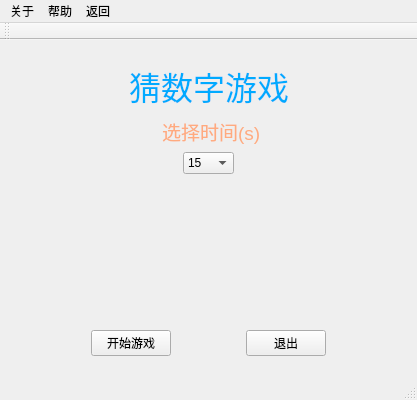
<?xml version="1.0" encoding="UTF-8"?>
<ui version="4.0">
 <class>MainWindow</class>
 <widget class="QMainWindow" name="MainWindow">
  <property name="geometry">
   <rect>
    <x>0</x>
    <y>0</y>
    <width>417</width>
    <height>400</height>
   </rect>
  </property>
  <property name="minimumSize">
   <size>
    <width>417</width>
    <height>400</height>
   </size>
  </property>
  <property name="maximumSize">
   <size>
    <width>417</width>
    <height>400</height>
   </size>
  </property>
  <property name="windowTitle">
   <string>MainWindow</string>
  </property>
  <widget class="QWidget" name="centralWidget">
   <layout class="QVBoxLayout" name="verticalLayout_5">
    <item>
     <widget class="QStackedWidget" name="stackedWidget">
      <property name="currentIndex">
       <number>1</number>
      </property>
      <widget class="QWidget" name="page_3">
       <layout class="QGridLayout" name="gridLayout_4">
        <item row="0" column="0">
         <widget class="QLabel" name="label_3">
          <property name="text">
           <string/>
          </property>
          <property name="scaledContents">
           <bool>true</bool>
          </property>
         </widget>
        </item>
       </layout>
      </widget>
      <widget class="QWidget" name="page">
       <layout class="QVBoxLayout" name="verticalLayout_2">
        <item>
         <layout class="QHBoxLayout" name="horizontalLayout">
          <item>
           <spacer name="horizontalSpacer">
            <property name="orientation">
             <enum>Qt::Horizontal</enum>
            </property>
            <property name="sizeHint" stdset="0">
             <size>
              <width>98</width>
              <height>20</height>
             </size>
            </property>
           </spacer>
          </item>
          <item>
           <widget class="QLabel" name="label">
            <property name="text">
             <string>&lt;html&gt;&lt;head/&gt;&lt;body&gt;&lt;p&gt;&lt;span style=&quot; font-size:24pt; color:#00aaff;&quot;&gt;猜数字游戏&lt;/span&gt;&lt;/p&gt;&lt;/body&gt;&lt;/html&gt;</string>
            </property>
           </widget>
          </item>
          <item>
           <spacer name="horizontalSpacer_2">
            <property name="orientation">
             <enum>Qt::Horizontal</enum>
            </property>
            <property name="sizeHint" stdset="0">
             <size>
              <width>58</width>
              <height>20</height>
             </size>
            </property>
           </spacer>
          </item>
         </layout>
        </item>
        <item>
         <layout class="QHBoxLayout" name="horizontalLayout_2">
          <item>
           <spacer name="horizontalSpacer_3">
            <property name="orientation">
             <enum>Qt::Horizontal</enum>
            </property>
            <property name="sizeHint" stdset="0">
             <size>
              <width>40</width>
              <height>20</height>
             </size>
            </property>
           </spacer>
          </item>
          <item>
           <widget class="QWidget" name="widget" native="true"/>
          </item>
          <item>
           <widget class="QLabel" name="label_2">
            <property name="text">
             <string>&lt;html&gt;&lt;head/&gt;&lt;body&gt;&lt;p&gt;&lt;span style=&quot; font-size:14pt; color:#ffaa7f;&quot;&gt;选择时间(s)&lt;/span&gt;&lt;/p&gt;&lt;/body&gt;&lt;/html&gt;</string>
            </property>
           </widget>
          </item>
          <item>
           <spacer name="horizontalSpacer_4">
            <property name="orientation">
             <enum>Qt::Horizontal</enum>
            </property>
            <property name="sizeHint" stdset="0">
             <size>
              <width>40</width>
              <height>20</height>
             </size>
            </property>
           </spacer>
          </item>
         </layout>
        </item>
        <item>
         <layout class="QHBoxLayout" name="horizontalLayout_3">
          <item>
           <spacer name="horizontalSpacer_5">
            <property name="orientation">
             <enum>Qt::Horizontal</enum>
            </property>
            <property name="sizeHint" stdset="0">
             <size>
              <width>148</width>
              <height>20</height>
             </size>
            </property>
           </spacer>
          </item>
          <item>
           <widget class="QComboBox" name="comboBox">
            <item>
             <property name="text">
              <string notr="true">15</string>
             </property>
            </item>
            <item>
             <property name="text">
              <string>30</string>
             </property>
            </item>
            <item>
             <property name="text">
              <string>45</string>
             </property>
            </item>
            <item>
             <property name="text">
              <string>60</string>
             </property>
            </item>
            <item>
             <property name="text">
              <string>75</string>
             </property>
            </item>
            <item>
             <property name="text">
              <string>90</string>
             </property>
            </item>
            <item>
             <property name="text">
              <string>120</string>
             </property>
            </item>
            <item>
             <property name="text">
              <string>150</string>
             </property>
            </item>
           </widget>
          </item>
          <item>
           <spacer name="horizontalSpacer_6">
            <property name="orientation">
             <enum>Qt::Horizontal</enum>
            </property>
            <property name="sizeHint" stdset="0">
             <size>
              <width>125</width>
              <height>23</height>
             </size>
            </property>
           </spacer>
          </item>
         </layout>
        </item>
        <item>
         <layout class="QVBoxLayout" name="verticalLayout">
          <item>
           <spacer name="verticalSpacer">
            <property name="orientation">
             <enum>Qt::Vertical</enum>
            </property>
            <property name="sizeHint" stdset="0">
             <size>
              <width>20</width>
              <height>68</height>
             </size>
            </property>
           </spacer>
          </item>
          <item>
           <layout class="QHBoxLayout" name="horizontalLayout_4">
            <item>
             <spacer name="horizontalSpacer_7">
              <property name="orientation">
               <enum>Qt::Horizontal</enum>
              </property>
              <property name="sizeHint" stdset="0">
               <size>
                <width>37</width>
                <height>23</height>
               </size>
              </property>
             </spacer>
            </item>
            <item>
             <widget class="QPushButton" name="pushButton">
              <property name="text">
               <string>开始游戏</string>
              </property>
             </widget>
            </item>
            <item>
             <spacer name="horizontalSpacer_8">
              <property name="orientation">
               <enum>Qt::Horizontal</enum>
              </property>
              <property name="sizeHint" stdset="0">
               <size>
                <width>37</width>
                <height>23</height>
               </size>
              </property>
             </spacer>
            </item>
            <item>
             <widget class="QPushButton" name="pushButton_2">
              <property name="text">
               <string>退出</string>
              </property>
             </widget>
            </item>
            <item>
             <spacer name="horizontalSpacer_9">
              <property name="orientation">
               <enum>Qt::Horizontal</enum>
              </property>
              <property name="sizeHint" stdset="0">
               <size>
                <width>37</width>
                <height>23</height>
               </size>
              </property>
             </spacer>
            </item>
           </layout>
          </item>
         </layout>
        </item>
       </layout>
      </widget>
      <widget class="QWidget" name="page_4">
       <layout class="QGridLayout" name="gridLayout_2">
        <item row="0" column="0">
         <widget class="QLabel" name="label_4">
          <property name="text">
           <string>TextLabel</string>
          </property>
         </widget>
        </item>
       </layout>
      </widget>
      <widget class="QWidget" name="page_5">
       <layout class="QGridLayout" name="gridLayout_3">
        <item row="0" column="0">
         <widget class="QTextBrowser" name="textBrowser">
          <property name="html">
           <string>&lt;!DOCTYPE HTML PUBLIC &quot;-//W3C//DTD HTML 4.0//EN&quot; &quot;http://www.w3.org/TR/REC-html40/strict.dtd&quot;&gt;
&lt;html&gt;&lt;head&gt;&lt;meta name=&quot;qrichtext&quot; content=&quot;1&quot; /&gt;&lt;style type=&quot;text/css&quot;&gt;
p, li { white-space: pre-wrap; }
&lt;/style&gt;&lt;/head&gt;&lt;body style=&quot; font-family:'Sans Serif'; font-size:9pt; font-weight:400; font-style:normal;&quot;&gt;
&lt;p style=&quot; margin-top:0px; margin-bottom:0px; margin-left:0px; margin-right:0px; -qt-block-indent:0; text-indent:0px;&quot;&gt;&lt;span style=&quot; font-size:18pt;&quot;&gt;                               &lt;/span&gt;&lt;/p&gt;
&lt;p style=&quot; margin-top:0px; margin-bottom:0px; margin-left:0px; margin-right:0px; -qt-block-indent:0; text-indent:0px;&quot;&gt;&lt;span style=&quot; font-size:18pt; color:#00aaff;&quot;&gt;                                声明&lt;/span&gt;&lt;/p&gt;
&lt;p style=&quot; margin-top:0px; margin-bottom:0px; margin-left:0px; margin-right:0px; -qt-block-indent:0; text-indent:0px;&quot;&gt;&lt;span style=&quot; font-size:18pt;&quot;&gt;   &lt;/span&gt;&lt;span style=&quot; font-size:18pt; color:#00ffff;&quot;&gt;制作游戏纯属学习QT和个人爱好&lt;/span&gt;&lt;/p&gt;
&lt;p style=&quot; margin-top:0px; margin-bottom:0px; margin-left:0px; margin-right:0px; -qt-block-indent:0; text-indent:0px;&quot;&gt;&lt;span style=&quot; font-size:18pt;&quot;&gt;                        &lt;/span&gt;&lt;span style=&quot; font-size:18pt; color:#55007f;&quot;&gt;作者：wwk&lt;/span&gt;&lt;/p&gt;
&lt;p style=&quot; margin-top:0px; margin-bottom:0px; margin-left:0px; margin-right:0px; -qt-block-indent:0; text-indent:0px;&quot;&gt;&lt;span style=&quot; font-size:18pt;&quot;&gt;       &lt;/span&gt;&lt;span style=&quot; font-size:18pt; color:#ffaa7f;&quot;&gt;个人网站&lt;/span&gt;&lt;span style=&quot; font-size:18pt;&quot;&gt;：&lt;/span&gt;&lt;a href=&quot;www.kaiww.club&quot;&gt;&lt;span style=&quot; font-size:18pt; text-decoration: underline; color:#0000ff;&quot;&gt;www.kaiww.club&lt;/span&gt;&lt;/a&gt;&lt;/p&gt;&lt;/body&gt;&lt;/html&gt;</string>
          </property>
         </widget>
        </item>
       </layout>
      </widget>
      <widget class="QWidget" name="page_6">
       <layout class="QGridLayout" name="gridLayout_5">
        <item row="0" column="0">
         <widget class="QTextBrowser" name="textBrowser_2">
          <property name="html">
           <string>&lt;!DOCTYPE HTML PUBLIC &quot;-//W3C//DTD HTML 4.0//EN&quot; &quot;http://www.w3.org/TR/REC-html40/strict.dtd&quot;&gt;
&lt;html&gt;&lt;head&gt;&lt;meta name=&quot;qrichtext&quot; content=&quot;1&quot; /&gt;&lt;style type=&quot;text/css&quot;&gt;
p, li { white-space: pre-wrap; }
&lt;/style&gt;&lt;/head&gt;&lt;body style=&quot; font-family:'Sans Serif'; font-size:9pt; font-weight:400; font-style:normal;&quot;&gt;
&lt;p align=&quot;center&quot; style=&quot; margin-top:0px; margin-bottom:0px; margin-left:0px; margin-right:0px; -qt-block-indent:0; text-indent:0px;&quot;&gt;&lt;span style=&quot; font-size:26pt; color:#55aaff;&quot;&gt;游戏帮助&lt;/span&gt;&lt;/p&gt;
&lt;p style=&quot; margin-top:0px; margin-bottom:0px; margin-left:0px; margin-right:0px; -qt-block-indent:0; text-indent:0px;&quot;&gt;&lt;span style=&quot; font-size:24pt; color:#55aaff;&quot;&gt;   本游戏是让用户输入四位数字根据电脑提示进行猜测&lt;/span&gt;&lt;/p&gt;&lt;/body&gt;&lt;/html&gt;</string>
          </property>
         </widget>
        </item>
       </layout>
      </widget>
      <widget class="QWidget" name="page_2">
       <layout class="QVBoxLayout" name="verticalLayout_9">
        <item>
         <widget class="QProgressBar" name="progressBar">
          <property name="value">
           <number>24</number>
          </property>
         </widget>
        </item>
        <item>
         <layout class="QVBoxLayout" name="verticalLayout_8">
          <item>
           <widget class="QTextEdit" name="textEdit"/>
          </item>
          <item>
           <spacer name="verticalSpacer_2">
            <property name="orientation">
             <enum>Qt::Vertical</enum>
            </property>
            <property name="sizeHint" stdset="0">
             <size>
              <width>20</width>
              <height>28</height>
             </size>
            </property>
           </spacer>
          </item>
         </layout>
        </item>
        <item>
         <layout class="QGridLayout" name="gridLayout">
          <item row="0" column="0">
           <layout class="QVBoxLayout" name="verticalLayout_3">
            <item>
             <widget class="QPushButton" name="button1">
              <property name="text">
               <string>1</string>
              </property>
             </widget>
            </item>
            <item>
             <widget class="QPushButton" name="button4">
              <property name="maximumSize">
               <size>
                <width>91</width>
                <height>16777215</height>
               </size>
              </property>
              <property name="text">
               <string>4</string>
              </property>
             </widget>
            </item>
            <item>
             <widget class="QPushButton" name="button7">
              <property name="text">
               <string>7</string>
              </property>
             </widget>
            </item>
           </layout>
          </item>
          <item row="0" column="1">
           <layout class="QVBoxLayout" name="verticalLayout_4">
            <item>
             <widget class="QPushButton" name="button2">
              <property name="text">
               <string>2</string>
              </property>
             </widget>
            </item>
            <item>
             <widget class="QPushButton" name="button5">
              <property name="text">
               <string>5</string>
              </property>
             </widget>
            </item>
            <item>
             <widget class="QPushButton" name="button8">
              <property name="text">
               <string>8</string>
              </property>
             </widget>
            </item>
           </layout>
          </item>
          <item row="0" column="2">
           <layout class="QVBoxLayout" name="verticalLayout_6">
            <item>
             <widget class="QPushButton" name="button3">
              <property name="text">
               <string>3</string>
              </property>
             </widget>
            </item>
            <item>
             <widget class="QPushButton" name="button6">
              <property name="text">
               <string>6</string>
              </property>
             </widget>
            </item>
            <item>
             <widget class="QPushButton" name="button9">
              <property name="text">
               <string>9</string>
              </property>
             </widget>
            </item>
           </layout>
          </item>
          <item row="0" column="3">
           <layout class="QVBoxLayout" name="verticalLayout_7">
            <item>
             <widget class="QPushButton" name="button_del">
              <property name="text">
               <string> del</string>
              </property>
             </widget>
            </item>
            <item>
             <widget class="QPushButton" name="button_piont">
              <property name="text">
               <string>提示</string>
              </property>
             </widget>
            </item>
            <item>
             <widget class="QPushButton" name="button0">
              <property name="text">
               <string>0</string>
              </property>
             </widget>
            </item>
           </layout>
          </item>
         </layout>
        </item>
       </layout>
      </widget>
     </widget>
    </item>
   </layout>
  </widget>
  <widget class="QMenuBar" name="menuBar">
   <property name="geometry">
    <rect>
     <x>0</x>
     <y>0</y>
     <width>417</width>
     <height>23</height>
    </rect>
   </property>
   <widget class="QMenu" name="menu">
    <property name="title">
     <string>关于</string>
    </property>
    <addaction name="action"/>
   </widget>
   <widget class="QMenu" name="menu_2">
    <property name="title">
     <string>帮助</string>
    </property>
    <addaction name="action_2"/>
   </widget>
   <widget class="QMenu" name="menu_3">
    <property name="title">
     <string>返回</string>
    </property>
    <addaction name="action_3"/>
   </widget>
   <addaction name="menu"/>
   <addaction name="menu_2"/>
   <addaction name="menu_3"/>
  </widget>
  <widget class="QToolBar" name="mainToolBar">
   <attribute name="toolBarArea">
    <enum>TopToolBarArea</enum>
   </attribute>
   <attribute name="toolBarBreak">
    <bool>false</bool>
   </attribute>
  </widget>
  <widget class="QStatusBar" name="statusBar"/>
  <action name="action">
   <property name="text">
    <string>作者</string>
   </property>
  </action>
  <action name="action_2">
   <property name="text">
    <string>点这里!</string>
   </property>
  </action>
  <action name="action_3">
   <property name="text">
    <string>这里！</string>
   </property>
  </action>
 </widget>
 <layoutdefault spacing="6" margin="11"/>
 <resources/>
 <connections/>
</ui>
